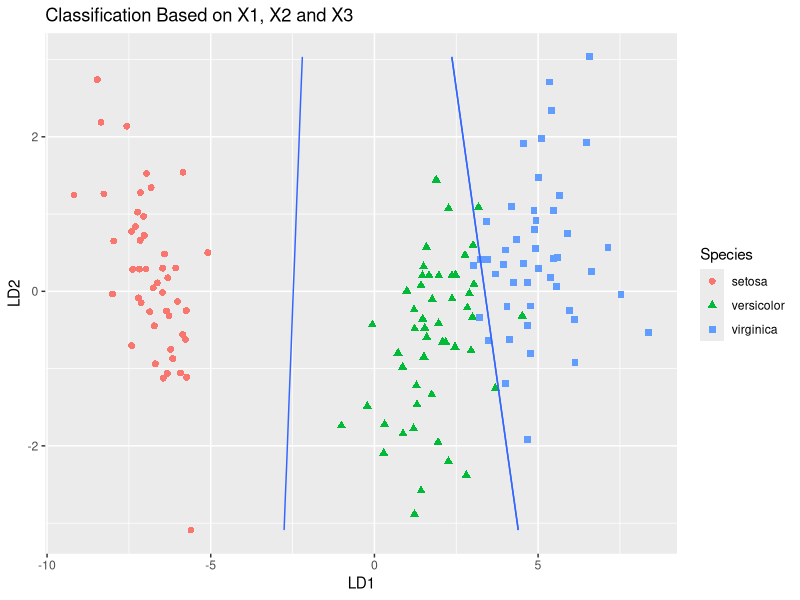
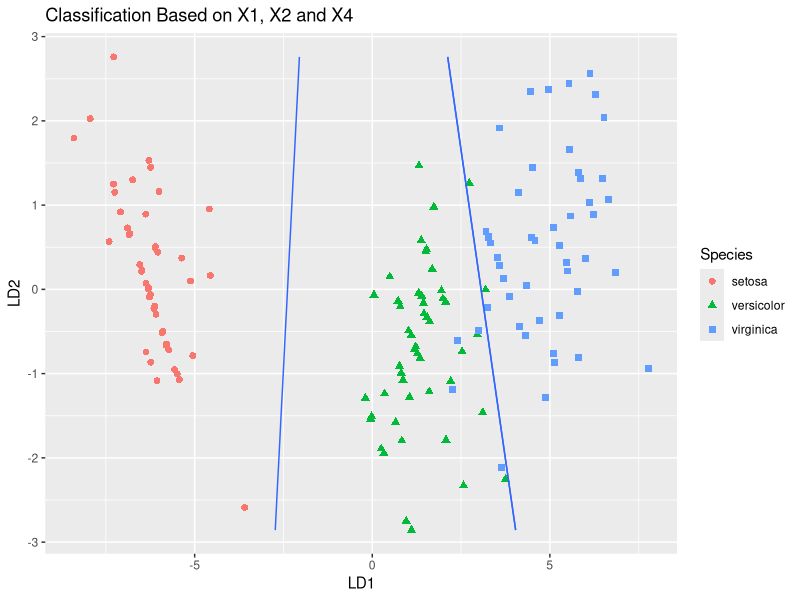
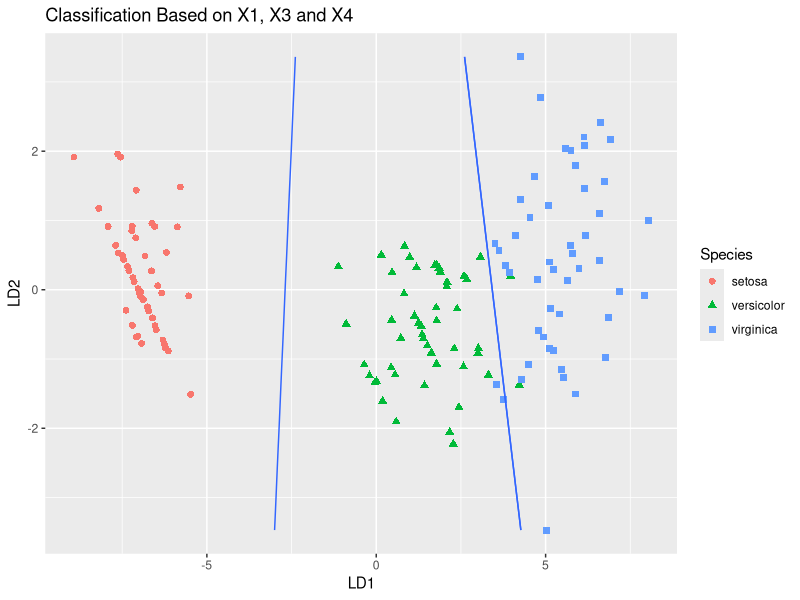
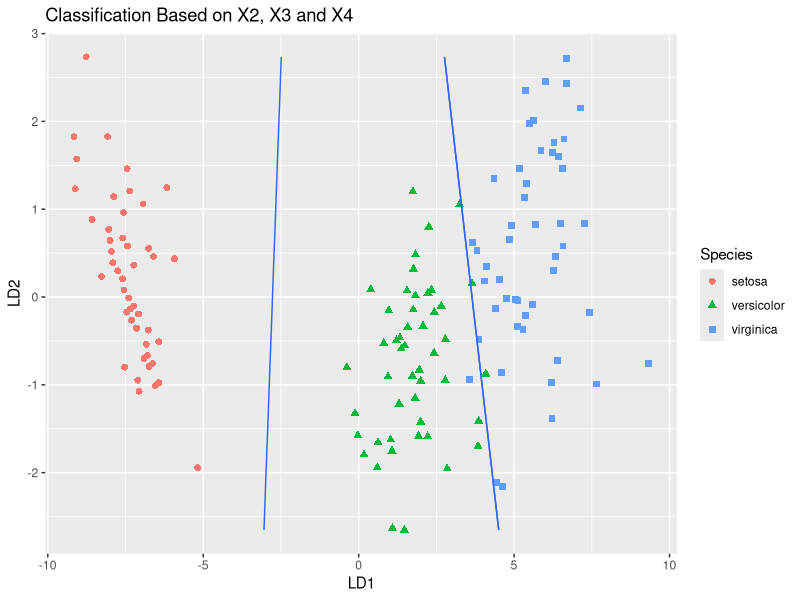

These charts were generated, in order, by the following R code:
#########################31(123)
library(MASS)
library(tidyverse)
library(ggplot2)
Data=iris
traindata=Data
testdata=Data
Test=testdata[,c(1,2,3)]
newdf <- data.frame(Sepal.Length=Test[,1],Sepal.Width=Test[,2],Petal.Length=Test[,3])
r1=lda(Species ~ Sepal.Length +Sepal.Width + Petal.Length,data=traindata)
r2=predict(object=r1,newdf)
T=table(testdata[,5],r2$class)
T
misclaserror=1-sum(diag(T))/sum(T)
misclaserror
datPred<-data.frame(Species=testdata$Species,r2$x) #create data.frame
r3 <- lda(datPred[,2:3], datPred[,1])
x <- seq(min(datPred[,2]), max(datPred[,2]), length.out=150)
y <- seq(min(datPred[,3]), max(datPred[,3]), length.out=150)
Xcon <- matrix(c(rep(x,length(y)),
                 rep(y, rep(length(x), length(y)))),,2)
r3.pr1 <- predict(r3, Xcon)$post[, c("setosa","versicolor")] %*% c(1,1) 
r3.pr2 <- predict(r3, Xcon)$post[, c("virginica","setosa")] %*% c(1,1)
pr3<-data.frame(x=rep(x, length(y)), y=rep(y, each=length(x)), 
                z1=as.vector(r3.pr1), z2=as.vector(r3.pr2))
ggplot(datPred, aes(x=LD1, y=LD2) ) + 
  geom_point(size = 2, aes(pch = Species,  col=Species)) +
  geom_contour(data=pr3, aes(x=x, y=y, z=z1), breaks=c(0,.5)) + 
  geom_contour(data=pr3, aes(x=x, y=y, z=z2), breaks=c(0,.5))+
  labs(title="Classification Based on X1, X2 and X3")
#########################32(124)
library(MASS)
library(tidyverse)
library(ggplot2)
Data=iris
traindata=Data
testdata=Data
Test=testdata[,c(1,2,4)]
newdf <- data.frame(Sepal.Length=Test[,1],Sepal.Width=Test[,2],Petal.Width=Test[,3])
r1=lda(Species ~ Sepal.Length +Sepal.Width + Petal.Width,data=traindata)
r2=predict(object=r1,newdf)
T=table(testdata[,5],r2$class)
T
misclaserror=1-sum(diag(T))/sum(T)
misclaserror
datPred<-data.frame(Species=testdata$Species,r2$x) #create data.frame
r3 <- lda(datPred[,2:3], datPred[,1])
x <- seq(min(datPred[,2]), max(datPred[,2]), length.out=150)
y <- seq(min(datPred[,3]), max(datPred[,3]), length.out=150)
Xcon <- matrix(c(rep(x,length(y)),
                 rep(y, rep(length(x), length(y)))),,2)
r3.pr1 <- predict(r3, Xcon)$post[, c("setosa","versicolor")] %*% c(1,1) 
r3.pr2 <- predict(r3, Xcon)$post[, c("virginica","setosa")] %*% c(1,1)
pr3<-data.frame(x=rep(x, length(y)), y=rep(y, each=length(x)), 
                z1=as.vector(r3.pr1), z2=as.vector(r3.pr2))
ggplot(datPred, aes(x=LD1, y=LD2) ) + 
  geom_point(size = 2, aes(pch = Species,  col=Species)) +
  geom_contour(data=pr3, aes(x=x, y=y, z=z1), breaks=c(0,.5)) + 
  geom_contour(data=pr3, aes(x=x, y=y, z=z2), breaks=c(0,.5))+
  labs(title="Classification Based on X1, X2 and X4")
####################################33(134)
library(MASS)
library(tidyverse)
library(ggplot2)
Data=iris
traindata=Data
testdata=Data
Test=testdata[,c(1,3,4)]
newdf <- data.frame(Sepal.Length=Test[,1],Petal.Length=Test[,2],Petal.Width=Test[,3])
r1=lda(Species ~ Sepal.Length + Petal.Length + Petal.Width,data=traindata)
r2=predict(object=r1,newdf)
T=table(testdata[,5],r2$class)
T
misclaserror=1-sum(diag(T))/sum(T)
misclaserror
datPred<-data.frame(Species=testdata$Species,r2$x) #create data.frame
r3 <- lda(datPred[,2:3], datPred[,1])
x <- seq(min(datPred[,2]), max(datPred[,2]), length.out=150)
y <- seq(min(datPred[,3]), max(datPred[,3]), length.out=150)
Xcon <- matrix(c(rep(x,length(y)),
                 rep(y, rep(length(x), length(y)))),,2)
r3.pr1 <- predict(r3, Xcon)$post[, c("setosa","versicolor")] %*% c(1,1) 
r3.pr2 <- predict(r3, Xcon)$post[, c("virginica","setosa")] %*% c(1,1)
pr3<-data.frame(x=rep(x, length(y)), y=rep(y, each=length(x)), 
                z1=as.vector(r3.pr1), z2=as.vector(r3.pr2))
ggplot(datPred, aes(x=LD1, y=LD2) ) + 
  geom_point(size = 2, aes(pch = Species,  col=Species)) +
  geom_contour(data=pr3, aes(x=x, y=y, z=z1), breaks=c(0,.5)) + 
  geom_contour(data=pr3, aes(x=x, y=y, z=z2), breaks=c(0,.5))+
  labs(title="Classification Based on X1, X3 and X4")
############################################34(234)
library(MASS)
library(tidyverse)
library(ggplot2)
Data=iris
traindata=Data
testdata=Data
Test=testdata[,c(2,3,4)]
newdf <- data.frame(Sepal.Width=Test[,1],Petal.Length=Test[,2],Petal.Width=Test[,3])
r1=lda(Species ~ Sepal.Width + Petal.Length + Petal.Width,data=traindata)
r2=predict(object=r1,newdf)
T=table(testdata[,5],r2$class)
T
misclaserror=1-sum(diag(T))/sum(T)
misclaserror
datPred<-data.frame(Species=testdata$Species,r2$x) #create data.frame
r3 <- lda(datPred[,2:3], datPred[,1])
x <- seq(min(datPred[,2]), max(datPred[,2]), length.out=150)
y <- seq(min(datPred[,3]), max(datPred[,3]), length.out=150)
Xcon <- matrix(c(rep(x,length(y)),
                 rep(y, rep(length(x), length(y)))),,2)
r3.pr1 <- predict(r3, Xcon)$post[, c("setosa","versicolor")] %*% c(1,1) 
r3.pr2 <- predict(r3, Xcon)$post[, c("virginica","setosa")] %*% c(1,1)
pr3<-data.frame(x=rep(x, length(y)), y=rep(y, each=length(x)), 
                z1=as.vector(r3.pr1), z2=as.vector(r3.pr2))
ggplot(datPred, aes(x=LD1, y=LD2) ) + 
  geom_point(size = 2, aes(pch = Species,  col=Species)) +
  geom_contour(data=pr3, aes(x=x, y=y, z=z1), breaks=c(0,.5)) + 
  geom_contour(data=pr3, aes(x=x, y=y, z=z2), breaks=c(0,.5))+
  labs(title="Classification Based on X2, X3 and X4")
